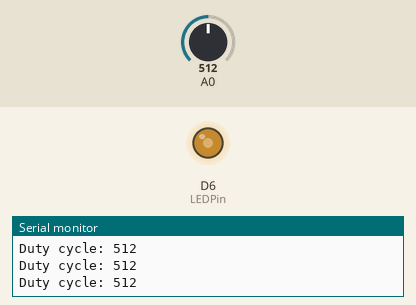
Recording of a sketch running on a simulated ESP8266 (NodeMCU). Parts: output pins drawn as LEDs (lit = HIGH), the last lines printed to the serial monitor. Inputs (shaded band) come from the test bench; at power-on: A0 = 512.

Above: at 1.2 s.
1.3 s: A0 set to 716
At 2.0 s:
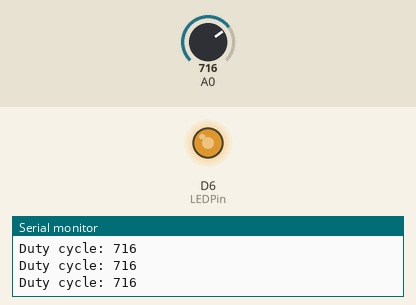
2.8 s: A0 set to 900
At 3.3 s:
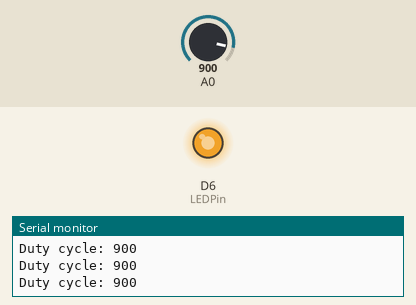
4.3 s: A0 set to 122
At 5.5 s:
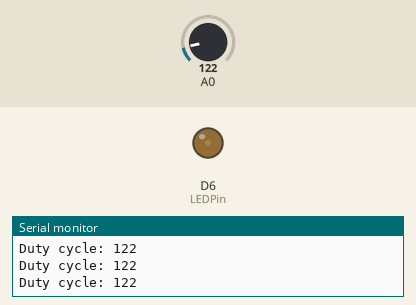
5.8 s: A0 set to 0
At 7.0 s:
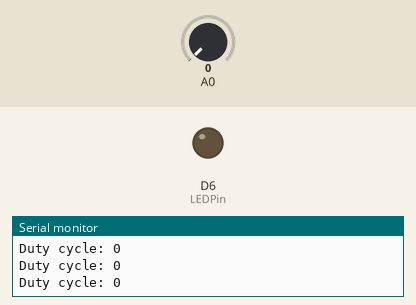
7.3 s: A0 set to 511
At 8.3 s:
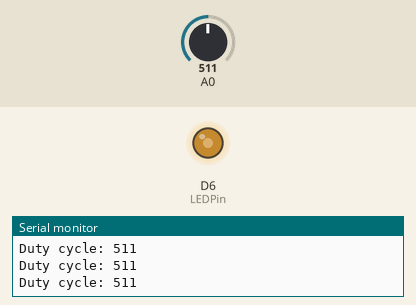
Timing chart, 0 to 9.8 s (numbered marks = the images above; inputs shaded):
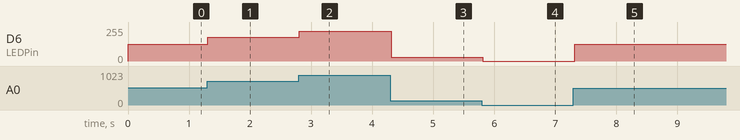

The sketch:

123.ino
```cpp
int LEDPin = D6;
void setup() {
  Serial.begin(9600);
  analogWrite(LEDPin , 1024);
}

void loop() {
  int dutycycle = analogRead(A0);
  if(dutycycle > 1023) dutycycle=1023;
  Serial.print("Duty cycle: ");
  Serial.println(dutycycle);
  analogWrite(LEDPin, dutycycle);
  delay(100);

}
```

Measured:
- after the input at 1.3 s, D6 (LEDPin): 127/255 → 178/255 at once
- after the input at 2.8 s, D6 (LEDPin): 178/255 → 224/255 at once
- after the input at 4.3 s, D6 (LEDPin): 224/255 → 30/255 at once
- after the input at 5.8 s, D6 (LEDPin): 30/255 → 0/255 at once
- after the input at 7.3 s, D6 (LEDPin): 0/255 → 127/255 at once
